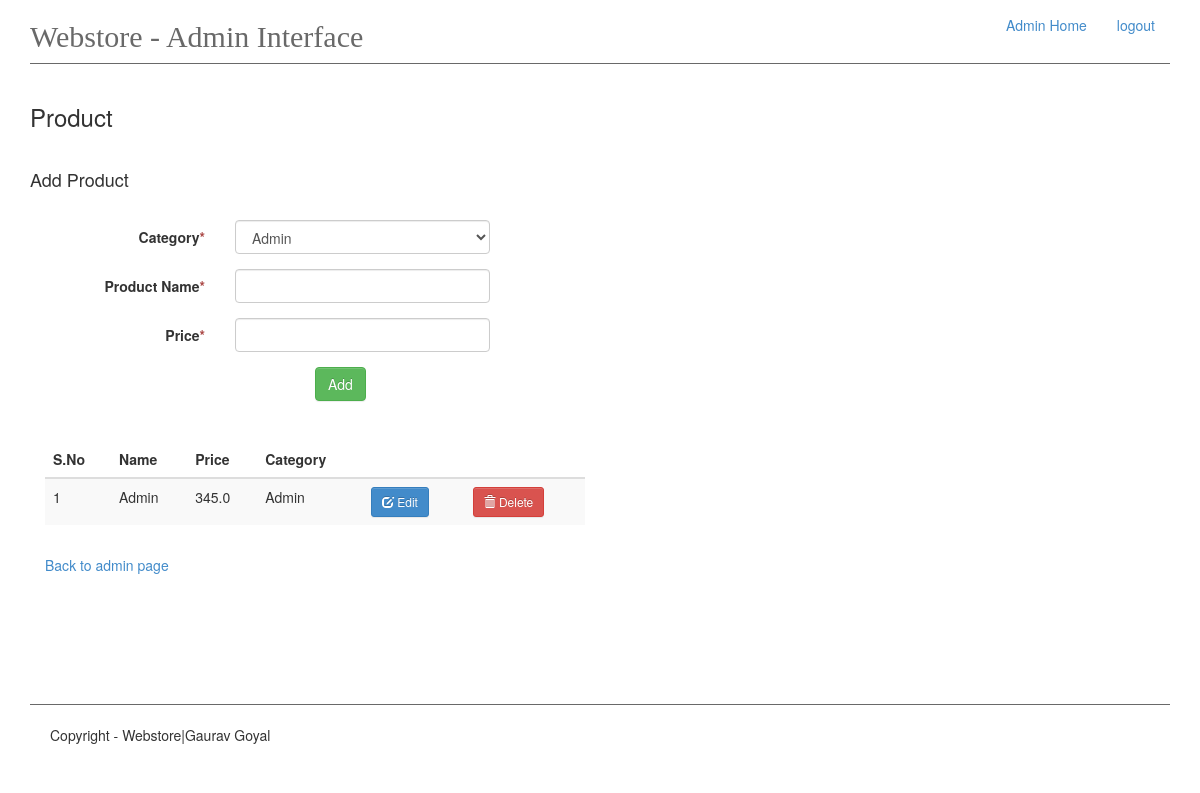
/admin/product/add (signed in), run on an earlier commit of the app's database.
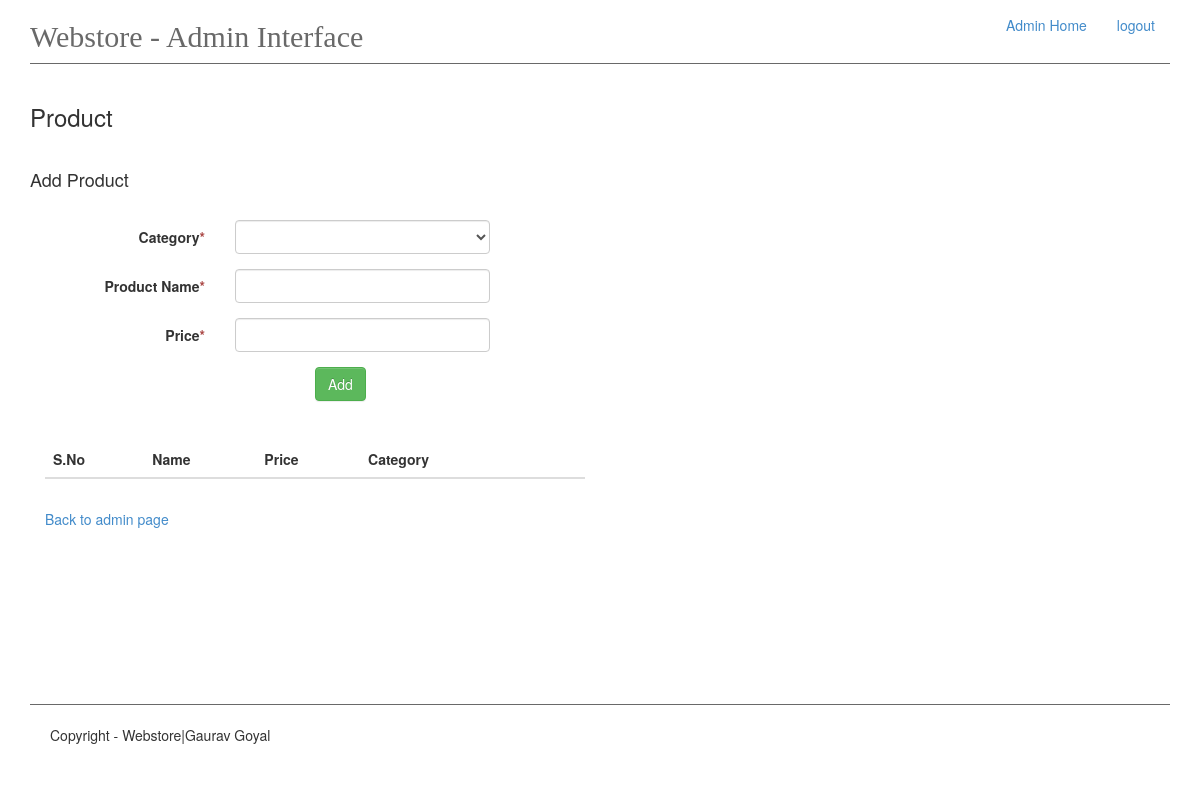
And on a later commit of the database.
### app/models.py (models this page shows, shortened)
class Product(db.Model):
    id = db.Column(db.Integer, primary_key=True)
    name = db.Column(db.String(50), unique=True, index=True)
    price = db.Column(db.Float, index=True)
    category_id = db.Column(db.Integer, db.ForeignKey('category.id'))
    cart = db.relationship('Cart', backref='products', lazy='dynamic')

class Category(db.Model):
    id = db.Column(db.Integer, primary_key=True)
    name = db.Column(db.String(50), unique=True, index=True)
    products = db.relationship('Product', backref='category', lazy='dynamic')
    def __repr__(self):
        return self.name

### app/views.py (the view)
@app.route('/admin/product/add', methods=['GET', 'POST'])
@login_required
def add_product():
    form = ProductForm()
    if form.validate_on_submit():
        product = Product(name=form.name.data.title(), price=form.price.data, category=form.category.data)
        db.session.add(product)
        db.session.commit()
        flash(product.name + " added", 'text-success')
        return redirect(url_for('add_product'))
    product = Product.query.all()
    return render_template('admin-panel/product.html', form=form, product=product)

### app/forms.py
class ProductForm(Form):
    category = QuerySelectField(u'Category', query_factory=get_category)
    name = TextField('Product Name', validators=[Required('Product name is required.')])
    price = DecimalField('Price', validators=[Required('Price is required')])

### app/__init__.py (called while the page is built)
@admin_login.user_loader
def load_user(id):
    return Admin.query.get(int(id))

### app/forms.py (called while the page is built)
def get_category():
    return Category.query.all()

### app/templates/admin-panel/product.html (shortened to what this page needs)
{% extends 'admin-panel/admin.html' %}
{% block content %}
    <h3>Product</h3>
    <br>
    <h4>Add Product</h4>
    <br>
    <form class="form-horizontal" method="post" enctype= "multipart/form-data">
        {% for field in form if field.widget.input_type != 'hidden' %}
            <div class="col-md-12">
                <div class="form-group">
                    <label class="col-md-2 control-label">  {{ field.label }}<span class="text-danger">*</span></label>
                    <div class="col-md-3"> {{ field(class_='form-control') }}</div>
                    <div class="col-md-6">
                    </div>
                </div >
            </div>
        {% endfor %}
        <div class="control-group">
            <div class="controls col-md-offset-3">
                <input type="submit" class="btn btn-success" value="Add">
            </div>
        </div>
    </form>
    <br>
    <br>
    <div class="col-md-6">
        <table class="table table-striped table-responsive col-md-6" id="cart_table">
            <thead>
            <tr>
                <th>S.No</th>
                <th>Name</th>
                <th>Price</th>
                <th>Category</th>
                <th></th>
                <th></th>
            </tr>
            </thead>
            <tbody>
            {% for item in product %}
                <tr>
                    <td>{{ loop.index }}</td>
                    <td>{{ item.name }}</td>
                    <td>{{ item.price }}</td>
                    <td>{{ item.category }}</td>
                    <td>
                        <a href="{{ url_for('edit_product', pk=item.id)}}" class="btn btn-sm btn-primary">
                            <span class="glyphicon glyphicon-edit"></span> Edit</a>
                    </td>
                    <td>
                        <a href="{{ url_for('delete_product', pk=item.id) }}" class="btn btn-sm btn-danger">
                            <span class="glyphicon glyphicon-trash"></span>
                            Delete</a>
                    </td>
                </tr>
            {% endfor %}
            </tbody>
        </table>
    </div>
    <br>
    <div class="col-md-12"><a href="{{ url_for('admin_base') }}">Back to admin page</a></div>
{% endblock %}

What changed in the data, as far as the page shows it:
removed Product: name "Admin", price "345.0", category "Admin"
Also different on the page:
form field category: "Admin" → (not shown)
